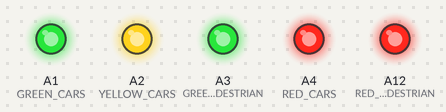
The sketch below on a simulated Arduino Mega 2560, built with avr-gcc and run on an emulated ATmega2560. Parts: output pins drawn as LEDs (lit = HIGH).

Above: at 0.1 s.
At 6.1 s:
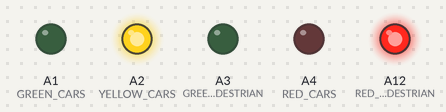
At 10.1 s:
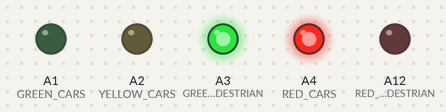
At 21.1 s:
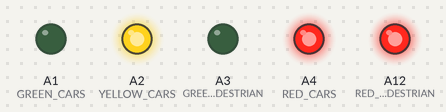
At 22.1 s:
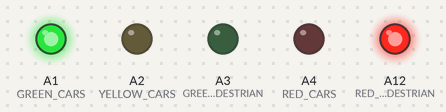
At 37.1 s:
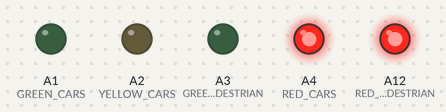
Timing chart, 0 to 40.0 s (numbered marks = the images above):
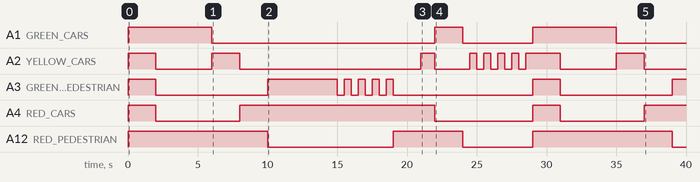

Measured:
- by itself, A1 (GREEN_CARS): goes HIGH 6.0 s, LOW 16.0 s, HIGH 2.0 s, LOW 5.0 s, HIGH 6.0 s, then LOW
- by itself, A2 (YELLOW_CARS): LOW → HIGH at 0.00 s, → LOW 2.0 s later, → HIGH 4.0 s later, → LOW 2.0 s later, … (18 changes in this stretch)
- by itself, A3 (GREEN_PEDESTRIAN): LOW → HIGH at 0.00 s, → LOW 2.0 s later, → HIGH 8.0 s later, → LOW 5.0 s later, … (15 changes in this stretch)
- by itself, A4 (RED_CARS): goes HIGH 2.0 s, LOW 6.0 s, HIGH 14.0 s, LOW 7.0 s, HIGH 2.0 s, LOW 6.0 s, then HIGH
- by itself, A12 (RED_PEDESTRIAN): goes HIGH 10.0 s, LOW 9.0 s, HIGH 5.0 s, LOW 5.0 s, HIGH 10.0 s, then LOW

The sketch:

zad1.ino
```cpp
//221423
// A2 (yellow cars)
// A12 (red PEDESTRIAN)
// A1 (green cars)
// A4 (red cars)
// 2
// A3 (green PEDESTRIAN)]

#define RED_PEDESTRIAN A12
#define GREEN_PEDESTRIAN A3
#define RED_CARS A4
#define YELLOW_CARS A2
#define GREEN_CARS A1

void setup() {
pinMode(RED_PEDESTRIAN, OUTPUT);
pinMode(GREEN_PEDESTRIAN, OUTPUT);
pinMode(RED_CARS, OUTPUT);
pinMode(YELLOW_CARS, OUTPUT);
pinMode(GREEN_CARS, OUTPUT);
}

void loop() {
	testingProcedure();
	dailyProcedure();
	turnOffLights();
	nightProcedure();
}

//procedury
void testProcedure() {
	digitalWrite(RED_PEDESTRIAN, HIGH);
	digitalWrite(GREEN_PEDESTRIAN, HIGH);
	digitalWrite(RED_CARS, HIGH);
	digitalWrite(YELLOW_CARS, HIGH);
	digitalWrite(GREEN_CARS, HIGH);
}

void stopTestProcedure() {
	digitalWrite(RED_PEDESTRIAN, LOW);
	digitalWrite(GREEN_PEDESTRIAN, LOW);
	digitalWrite(RED_CARS, LOW);
	digitalWrite(YELLOW_CARS, LOW);
	digitalWrite(GREEN_CARS, LOW);
}

void testingProcedure() {
	testProcedure();
	delay(2000);
	stopTestProcedure();
}

void redPEDESTRIAN() {digitalWrite(RED_PEDESTRIAN, HIGH);}

void turnOffRedPEDESTRIAN() {digitalWrite(RED_PEDESTRIAN, LOW);}

void greenCars() {digitalWrite(GREEN_CARS, HIGH);}

void turnOffGreenCars() {digitalWrite(GREEN_CARS, LOW);}

void yellowCars() {digitalWrite(YELLOW_CARS, HIGH);}

void turnOffYellowCars() {digitalWrite(YELLOW_CARS, LOW);}

void greenPEDESTRIAN(){digitalWrite(GREEN_PEDESTRIAN, HIGH);}

void turnOffGreenPEDESTRIAN(){digitalWrite(GREEN_PEDESTRIAN, LOW);}

void redCars() {digitalWrite(RED_CARS, HIGH);}

void turnOffRedCars() {digitalWrite(RED_CARS, LOW);}

void dailyProcedure() {
	redPEDESTRIAN();
	greenCars();
	delay(4000);
	turnOffGreenCars();
	yellowCars();
	delay(2000);
	turnOffYellowCars();
	redCars();
	delay(2000);
	turnOffRedPEDESTRIAN();
	greenPEDESTRIAN();
	delay(4000);
	greenPEDESTRIANChange();
	redPEDESTRIAN();
	delay(2000);
	yellowCars();
	delay(1000);
	turnOffRedCars();
	turnOffYellowCars();
	greenCars();
	delay(2000);
}

void greenPEDESTRIANChange() {
	for (int i = 0; i < 5; i++) {
		delay(500);
		greenPEDESTRIAN();
		delay(500);
		turnOffGreenPEDESTRIAN();
	}
}

void turnOffLights() {
	turnOffRedPEDESTRIAN();
	turnOffGreenPEDESTRIAN();
	turnOffRedCars();
	turnOffYellowCars();
	turnOffGreenCars();
}

void nightProcedure() {
	for (int i = 0; i < 5; i++) {
		delay(500);
		yellowCars();
		delay(500);
		turnOffYellowCars();
	}
}
```
